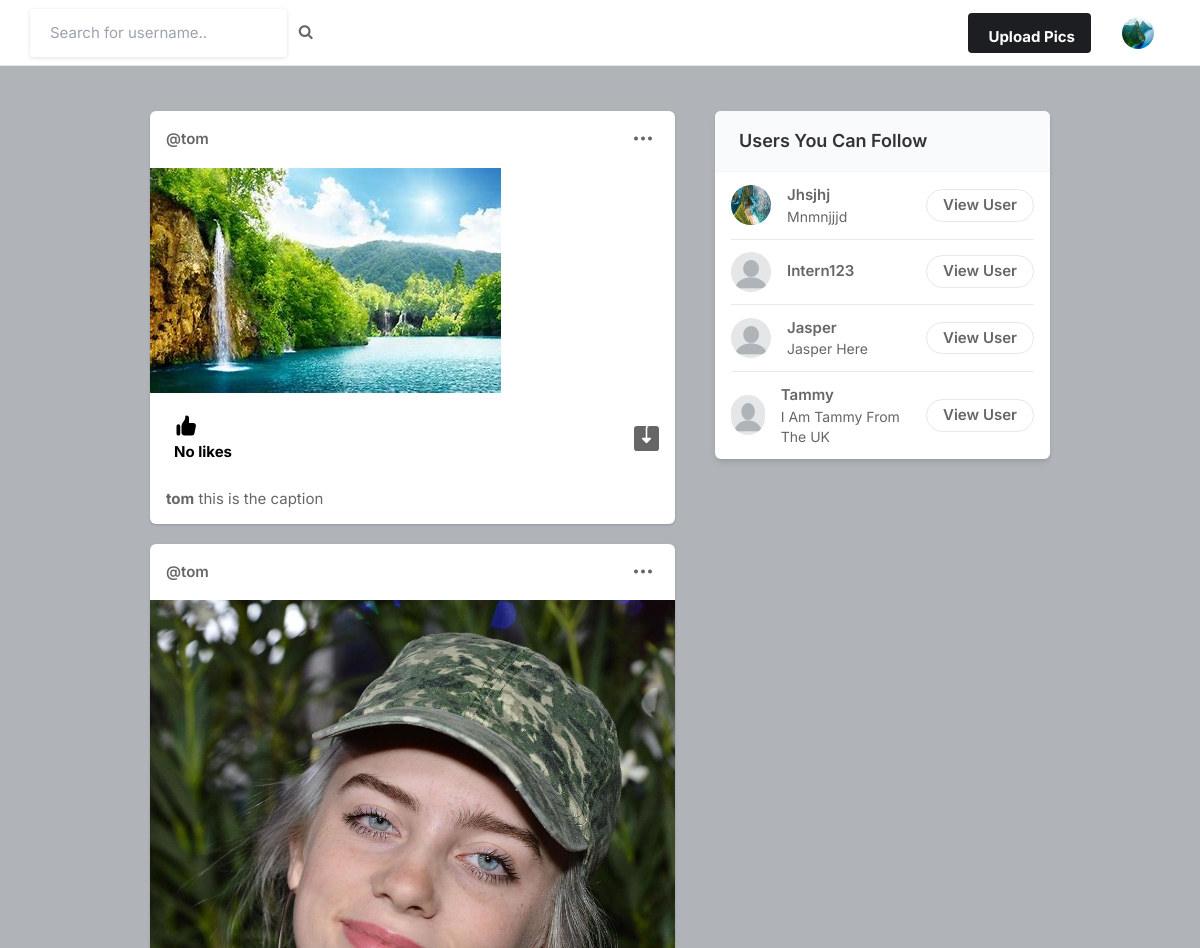
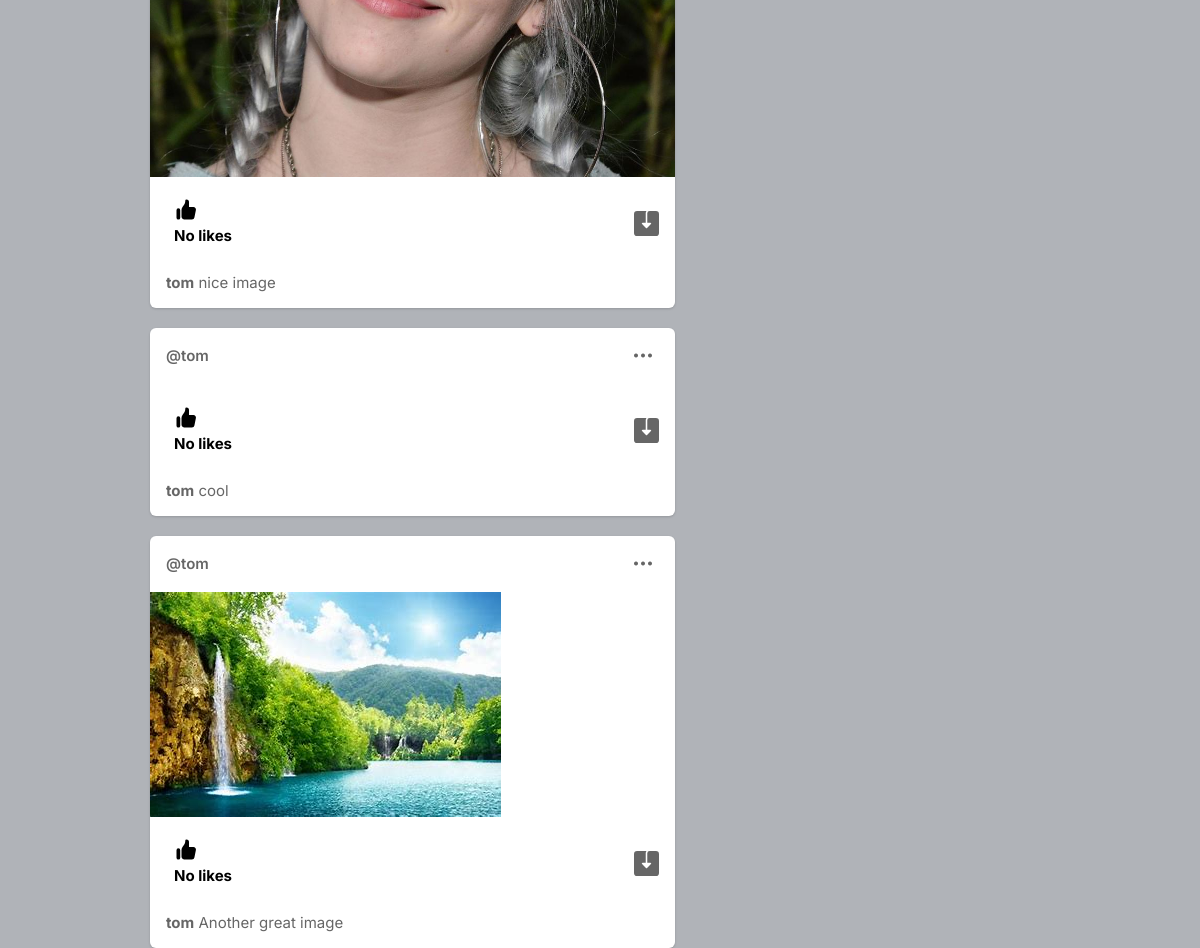
The page / (signed in) on the database its author committed (2 pictures, top to bottom).
### core/models.py (models this page shows, shortened)
class Profile(models.Model):
    user = models.ForeignKey(User, on_delete=models.CASCADE)
    id_user = models.IntegerField()
    bio = models.TextField(blank=True)
    profileimg = models.ImageField(upload_to='profile_images', default='blank-profile-picture.png')
    location = models.CharField(max_length=100, blank=True)

class Post(models.Model):
    id = models.UUIDField(primary_key=True, default=uuid.uuid4)
    user = models.CharField(max_length=100)
    image = models.ImageField(upload_to='post_images')
    caption = models.TextField()
    created_at = models.DateTimeField(default=datetime.now)
    no_of_likes = models.IntegerField(default=0)

### core/views.py (the view)
# urls.py: path('', views.index, name='index'),
@login_required(login_url='signin')
def index(request):
    user_object = User.objects.get(username=request.user.username)
    user_profile = Profile.objects.get(user=user_object)
    user_following_list = []
    feed = []
    user_following = FollowersCount.objects.filter(follower=request.user.username)
    for users in user_following:
        user_following_list.append(users.user)
    for usernames in user_following_list:
        feed_lists = Post.objects.filter(user=usernames)
        feed.append(feed_lists)
    feed_list = list(chain(*feed))
    all_users = User.objects.all()
    user_following_all = []
    for user in user_following:
        user_list = User.objects.get(username=user.user)
        user_following_all.append(user_list)
    new_suggestions_list = [x for x in list(all_users) if (x not in list(user_following_all))]
    current_user = User.objects.filter(username=request.user.username)
    final_suggestions_list = [x for x in list(new_suggestions_list) if ( x not in list(current_user))]
    random.shuffle(final_suggestions_list)
    username_profile = []
    username_profile_list = []
    for users in final_suggestions_list:
        username_profile.append(users.id)
    for ids in username_profile:
        profile_lists = Profile.objects.filter(id_user=ids)
        username_profile_list.append(profile_lists)
    suggestions_username_profile_list = list(chain(*username_profile_list))
    return render(request, 'index.html', {'user_profile': user_profile, 'posts':feed_list, 'suggestions_username_profile_list': suggestions_username_profile_list[:4]})

### templates/index.html (shortened to what this page needs)
{% load static %}
<!DOCTYPE html>
<html lang="en">
<head>
    <link rel="stylesheet" href="{% static 'assets/css/icons.css' %}">
    <link rel="stylesheet" href="{% static 'assets/css/uikit.css' %}">
    <link rel="stylesheet" href="{% static 'assets/css/style.css' %}">
    <link rel="stylesheet" href="{% static 'assets/css/tailwind.css' %}">
    <link rel="stylesheet" href="https://cdnjs.cloudflare.com/ajax/libs/font-awesome/4.7.0/css/font-awesome.min.css">
</head>
<body>
            <header>
                <div class="header_inner">
                    <form action="/search" method="POST">
                    <div class="left-side">
                            <input type="text" name="username" placeholder="Search for username..">&nbsp; &nbsp;
                            <button type="submit"><i class="fa fa-search fa-1x"></i></button>
                    </div>
                    </form>
                    <div class="right-side lg:pr-4">
                        <a href="#"
                            class="bg-pink-500 flex font-bold hidden hover:bg-pink-600 hover:text-white inline-block items-center lg:block max-h-10 mr-4 px-4 py-2 rounded shado text-white">
                              Upload Pics
                        </a>
                        <a href="#">
                            <img src="{{user_profile.profileimg.url}}" class="header-avatar" alt="">
                        </a>
                    </div>
                </div>
            </header>
            <div class="container m-auto">
                <div class="lg:flex justify-center lg:space-x-10 lg:space-y-0 space-y-5">
                    <div class="space-y-5 flex-shrink-0 lg:w-7/12">
                        {% for post in posts reversed %}
                        <div class="bg-white shadow rounded-md  -mx-2 lg:mx-0">
                            <div class="flex justify-between items-center px-4 py-3">
                                <div class="flex flex-1 items-center space-x-4">
                                    <span class="block font-semibold "><a href="/profile/{{post.user}}">@{{post.user}}</a></span>
                                </div>
                              <div>
                                <a href="#"> <i class="icon-feather-more-horizontal text-2xl hover:bg-gray-200 rounded-full p-2 transition -mr-1 "></i> </a>
                              </div>
                            </div>
                            <div uk-lightbox>
                                <a href="{{post.image.url}}">
                                    <img src="{{post.image.url}}" alt="">
                                </a>
                            </div>
                            <div class="py-3 px-4 space-y-3">
                                <div class="flex space-x-4 lg:font-bold">
                                    <a href="/like-post?post_id={{post.id}}" class="flex items-center space-x-2">
                                        <div class="p-2 rounded-full text-black">
                                            {% if post.no_of_likes == 0 %}
                                            <p>No likes</p>
                                            {% elif post.no_of_likes == 1 %}
                                            <p>Liked by {{post.no_of_likes}} person</p>
                                            {% else %}
                                            <p>Liked by {{post.no_of_likes}} people</p>
                                            {% endif %}
                                        </div>
                                    </a>
                                    <a href="{{post.image.url}}" class="flex items-center space-x-2 flex-1 justify-end" download>
                                    </a>
                                </div>
                                <p>
                                    <a href="/profile/{{post.user}}"><strong>{{post.user}}</strong></a> {{post.caption}}
                                </p>
                            </div>
                        </div>
                        {% endfor %}
                    </div>
                    <div class="lg:w-5/12">
                        <div class="bg-white  shadow-md rounded-md overflow-hidden">
                            <div class="bg-gray-50  border-b border-gray-100 flex items-baseline justify-between py-4 px-6 ">
                                <h2 class="font-semibold text-lg">Users You Can Follow</h2>
                            </div>
                            <div class="divide-gray-300 divide-gray-50 divide-opacity-50 divide-y px-4 ">
                                {% for suggestion in suggestions_username_profile_list %}
                                <div class="flex items-center justify-between py-3">
                                    <div class="flex flex-1 items-center space-x-4">
                                        <a href="/profile/{{suggestion.user}}">
                                            <img src="{{suggestion.profileimg.url}}" class="bg-gray-200 rounded-full w-10 h-10">
                                        </a>
                                        <div class="flex flex-col">
                                            <span class="block capitalize font-semibold"> {{suggestion.user}} </span>
                                            <span class="block capitalize text-sm"> {{suggestion.bio}} </span>
                                        </div>
                                    </div>
                                    <a href="/profile/{{suggestion.user}}" class="border border-gray-200 font-semibold px-4 py-1 rounded-full hover:bg-pink-600 hover:text-white hover:border-pink-600 "> View User </a>
                                </div>
                                {% endfor %}
                            </div>
                        </div>
                    </div>
                </div>
            </div>
</body>
</html>

### assets/css/style.css (style rules this page uses)
body { background-color: #B0B3B8!important; }
button { vertical-align: middle; }
input { height: 48px; line-height: 48px; padding: 0 20px; outline: none; font-size: 15px; color: #808080; max-width: 100%; width: 100%; -webkit-box-sizing: border-box; box-sizing: border-box; display: block; font-weight: 400; opacity: 1; border-radius: 4px; border: none; -webkit-box-shadow: 0 1px 4px 0px rgba(0, 0, 0, 0.12); box-shadow: 0 1px 4px 0px rgba(0, 0, 0, 0.12); }
input[type="text"], input[type="password"], input[type="email"], input[type="number"] { height: 48px; line-height: 48px; padding: 0 20px; outline: none; font-size: 15px; color: #808080; max-width: 100%; width: 100%; -webkit-box-sizing: border-box; box-sizing: border-box; display: block; font-weight: 400; opacity: 1; border-radius: 4px; border: none; -webkit-box-shadow: 0 1px 4px 0px rgba(0, 0, 0, 0.12); box-shadow: 0 1px 4px 0px rgba(0, 0, 0, 0.12); }
input { -webkit-transition: all 0.1s ease-in-out; transition: all 0.1s ease-in-out; }
::placeholder { color: #808080; opacity: 1; }
button { border: none; margin: 0; padding: 0; width: auto; overflow: visible; background: transparent; color: inherit; font: inherit; line-height: normal; cursor: pointer; }
a { color: #be185d; -webkit-transition: 0.3s; transition: 0.3s; outline: none !important; }
button { outline: none !important; }
img { max-width: 100%; }
body { color: #666; font-size: 15px; line-height: 27px; background-color: #f0f2f5; font-family: "Inter", sans-serif; text-transform: none; }
body p { font-size: 15px; line-height: 27px; }
h1, h2, h3, h4, h5, h6 { font-family: "Inter", sans-serif; text-transform: none; }
input[type="text"], input[type="password"], input[type="email"] { font-family: "Inter", sans-serif; text-transform: none; }
button, body .pac-container { font-family: "Inter", sans-serif; text-transform: none; }
h1, h2, h3, h4, h5, h6 { color: #333; font-weight: 500; margin: 0; padding: 0; }
h2 { font-size: 26px; }
b, strong { font-weight: 700 !important; }
@media (min-width: 1024px) { .container { max-width: 900px !important; padding-top: 45px; } }
header { background-color: #fff; left: 0; right: 0; top: 0; z-index: 99; height: 66px; display: -webkit-box; display: -ms-flexbox; display: flex; -webkit-box-align: center; -ms-flex-align: center; align-items: center; border-bottom: 1px solid #e5e7eb; }
header .header_inner { display: -webkit-box; display: -ms-flexbox; display: flex; -webkit-box-align: center; -ms-flex-align: center; align-items: center; max-width: 1090px; margin: auto; width: 100%; max-width: 100% !important; padding: 0 30px; }
header .header_inner .left-side { display: -webkit-box; display: -ms-flexbox; display: flex; -webkit-box-align: center; -ms-flex-align: center; align-items: center; }
header .header_inner .right-side { display: -webkit-box; display: -ms-flexbox; display: flex; -webkit-box-align: center; -ms-flex-align: center; align-items: center; -webkit-box-pack: end; -ms-flex-pack: end; justify-content: flex-end; margin-left: auto; }
header .header_inner .right-side .header-avatar { width: 32px; height: 32px; border-radius: 100%; margin-left: 15px; }

### rows shown on the page
Profile: profileimg (picture)
Post: user "tom", image (picture), no_of_likes "No likes", caption "this is the caption"
Post: user "tom", image (picture), no_of_likes "No likes", caption "nice image"
Post: user "tom", no_of_likes "No likes", caption "cool"
Post: user "tom", image (picture), no_of_likes "No likes", caption "Another great image"
Profile: profileimg (picture), user "Jhsjhj", bio "Mnmnjjjd"
Profile: profileimg (placeholder picture), user "Intern123"
Profile: profileimg (placeholder picture), user "Jasper", bio "Jasper Here"
Profile: profileimg (placeholder picture), user "Tammy", bio "I Am Tammy From The UK"
